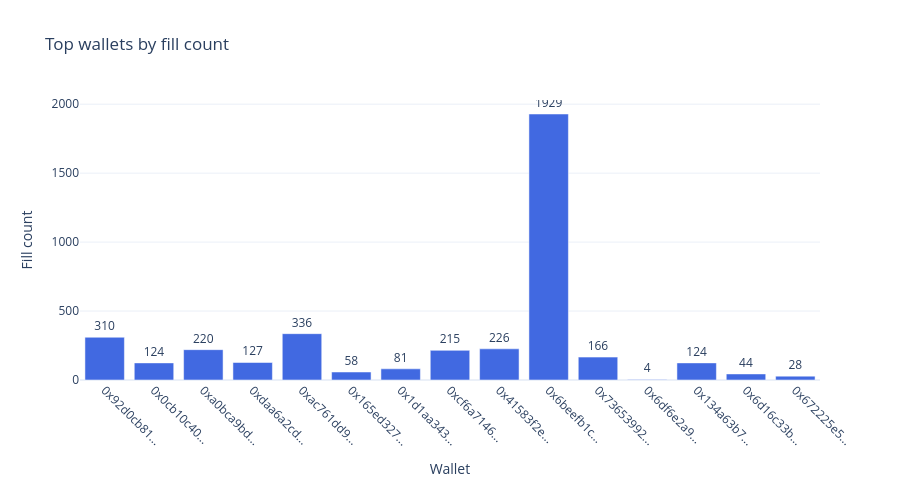

Notebook source saved alongside this figure:
### Code cell
top15 = wallet_stats.head(15)

fig_wallet = go.Figure()
fig_wallet.add_trace(go.Bar(
    x=top15.index.str[:10] + '...',
    y=top15['fill_count'],
    marker_color='royalblue',
    text=top15['fill_count'],
    textposition='outside',
))

fig_wallet.update_layout(
    title='Top wallets by fill count',
    xaxis_title='Wallet',
    yaxis_title='Fill count',
    template='plotly_white',
    height=500,
    margin=dict(b=120),
)
fig_wallet.update_xaxes(tickangle=45)
fig_wallet.show()

### Figure 1 — Plotly figure (JSON) as saved in the notebook; plotly's stock layout.template omitted (floating-point values rounded to 4 significant figures)
{"data": [{"marker": {"color": "royalblue"}, "text": [310.0, 124.0, 220.0, 127.0, 336.0, 58.0, 81.0, 215.0, 226.0, 1929.0, 166.0, 4.0, 124.0, 44.0, 28.0], "textposition": "outside", "type": "bar", "x": ["0x92d0cb81...", "0x0cb10c40...", "0xa0bca9bd...", "0xdaa6a2cd...", "0xac761dd9...", "0x165ed327...", "0x1d1aa343...", "0xcf6a7146...", "0x41583f2e...", "0x6beefb1c...", "0x73653992...", "0x6df6e2a9...", "0x134a63b7...", "0x6d16c33b...", "0x672225e5..."], "y": [310, 124, 220, 127, 336, 58, 81, 215, 226, 1929, 166, 4, 124, 44, 28]}], "layout": {"height": 500, "margin": {"b": 120}, "title": {"text": "Top wallets by fill count"}, "xaxis": {"tickangle": 45, "title": {"text": "Wallet"}}, "yaxis": {"title": {"text": "Fill count"}}}}
